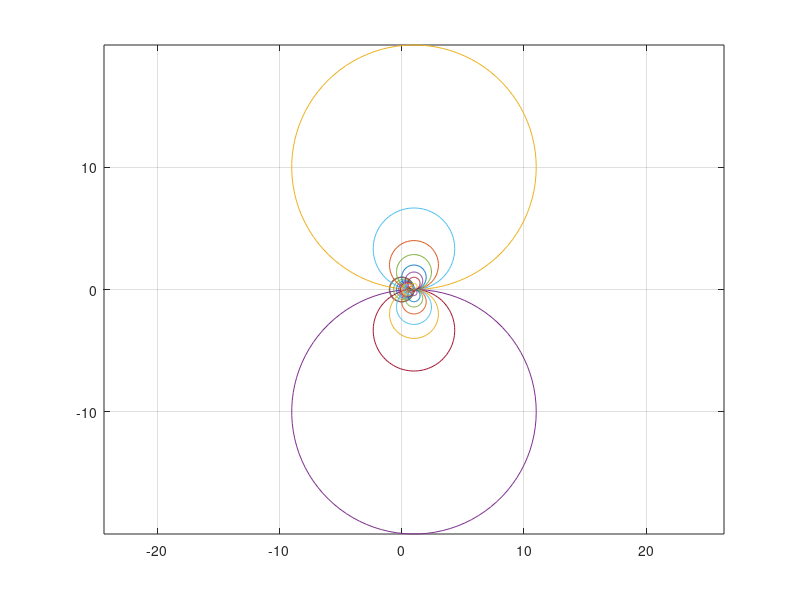

Write the MATLAB code that produced this figure.
clear all;
close all;
clc;

%%
Zo=50;
r=[0 .2 .4 .6 .8 1 1.5 3 10 50];
xc=[.1 .3 .5 .7 1 1.4 2 4 10 50];
centros=r./(1+r);
radios=1./1+r;

% Horizontales
t = linspace(0, 2*pi, 100);
x = cos(t);
y = sin(t);
figure(1);
plot(x, y, 'linewidth', 1); axis equal; 
hold on;

for i = 1 : length(centros)
    x(i,:) = centros(i) + (1 - centros(i)) * cos(t);
    y(i,:) = (1 - centros(i)) * sin(t);
    plot(x(i,:), y(i,:))
    a(i,:) = 1 +1/xc(i) * cos(t);
    b(i,:) = 1/xc(i) + 1/xc(i) * sin(t);
    plot(a(i,:), b(i,:), a(i,:), -b(i,:))
    grid on;
end 



%%
% 
% t = linspace(0, 2*pi, 100);
% x = cos(t);
% y = sin(t);
% 
% figure(1);
% plot(x, y, 'linewidth', 1); axis equal; 
% 
% % Place title and remove ticks from axes
% title(' Smith Chart ')
% %set(gca,'xticklabel',{[]});
% %set(gca,'yticklabel',{[]});
% hold on 
% 
% % Draw circles along horizontal axis
% k=[0 .2 .4 .6 .8 1 1.5 3 10 50]./50;
% for i = 1 : length(k)
%     x(i,:) = k(i) + (1 - k(i)) * cos(t);
%     y(i,:) = (1 - k(i)) * sin(t);
%     plot(x(i,:), y(i,:), 'k')
% end 
% 
% % Draw partial circles along vertical axis
% kt = [2.5 pi 3.79 4.22];
% k = [.5 1 2 4];
% for i = 1 : length(kt)
%     t = linspace(kt(i), 1.5*pi, 50);
%     a(i,:) = 1 + k(i) * cos(t);
%     b(i,:) = k(i) + k(i) * sin(t);
%     plot(a(i,:), b(i,:),'k:', a(i,:), -b(i,:),'k:' )
% end